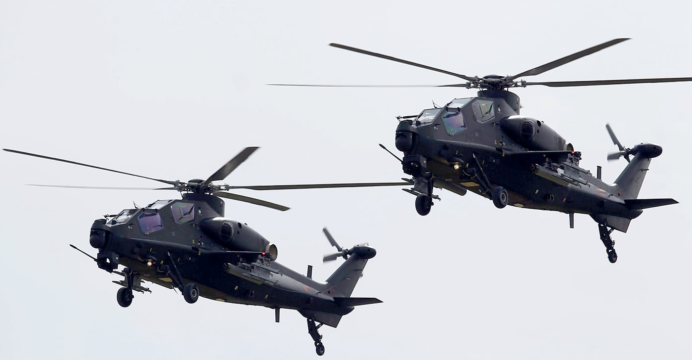
#> input picture z.png, 692 x 360 px
$ python 'Aircraft Recog.py'
#> lines starting #> are read from the running program, lines starting #| are printed output that depends on the picture; after the words box and inside, x2 and y2 are one past the last pixel; in counts of white or black regions, pixels touching at a corner belong together
import numpy as np
import cv2 as cv
import matplotlib.pyplot as plt

aircraft_cascade = cv.CascadeClassifier('Aircraft2.xml')
heli_cascade = cv.CascadeClassifier('helikopter_1.xml')
img = cv.imread('z.png')
#> img is the input picture: shape (360, 692, 3); mean B, G, R 206.5, 200.1, 197.9
gray = cv.cvtColor(img, cv.COLOR_BGR2GRAY)

planes = aircraft_cascade.detectMultiScale(gray, 1.1, 4)
#> planes = [[602, 131, 74, 36], [163, 154, 263, 127], [87, 247, 94, 46], [445, 46, 142, 69], [528, 121, 141, 68], [514, 149, 172, 83]]
for (x,y,w,h) in planes:
    cv.rectangle(img,(x,y),(x+w,y+h),(255,0,0),2)
    roi_gray = gray[y:y+h, x:x+w]
    roi_color = img[y:y+h, x:x+w]
    heli = heli_cascade.detectMultiScale(roi_gray)
    #draw bounding boxes around detected features
    for (ex,ey,ew,eh) in heli:
        cv.rectangle(roi_color,(ex,ey),(ex+ew,ey+eh),(0,255,0),2)
#> this loop made 6 passes
#> (x, y, w, h, heli) on passes 2, 4: (163, 154, 263, 127, [[153, 74, 84, 46]]), (445, 46, 142, 69, [[11, 19, 76, 42]])
#> pass 1, `roi_gray = gray[y:y+h, x:x+w]`:
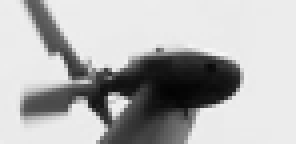
#> roi_gray: shape (36, 74) (shown 4 times larger); min 3, max 247, mean 178.7
#> pass 1, `roi_color = img[y:y+h, x:x+w]`:
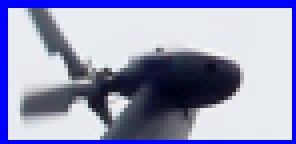
#> roi_color: shape (36, 74, 3) (shown 4 times larger); mean B, G, R 189.7, 152.1, 149.6
#> pass 2, `roi_gray = gray[y:y+h, x:x+w]`:
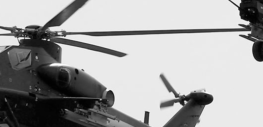
#> roi_gray: shape (127, 263); min 1, max 255, mean 164.7
#> pass 2, `roi_color = img[y:y+h, x:x+w]`:
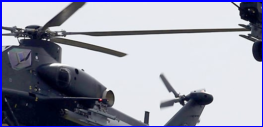
#> roi_color: shape (127, 263, 3); mean B, G, R 175.9, 159, 156.9
#> after the loop:
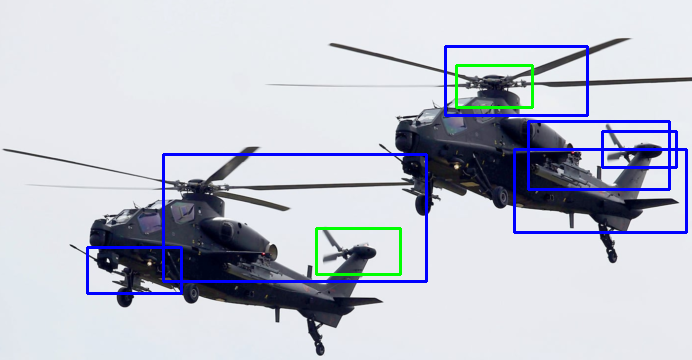
#> img: shape (360, 692, 3); 3.72% of pixels changed, all inside (x1, y1, x2, y2) = (86, 45, 688, 295)
#> after the loop:
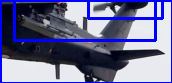
#> roi_color: shape (83, 172, 3); mean B, G, R 148.9, 109.8, 108.4
#> after the loop:
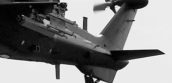
#> roi_gray: shape (83, 172); min 1, max 249, mean 127.6
#plot the image
plt.imshow(img)
